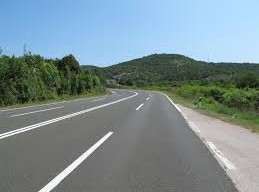
#> input picture test.jpg, 259 x 192 px, found by its file name
$ python lane_detection.py   (older library calls are emulated)
#> lines starting #> are read from the running program, lines starting #| are printed output that depends on the picture; after the words box and inside, x2 and y2 are one past the last pixel; in counts of white or black regions, pixels touching at a corner belong together
"""Lane-marking detection with the Edge Drawing (ED) algorithm.

I wanted to detect lane edges without leaning on a black-box edge detector, so I
implemented Edge Drawing by hand. The pipeline is:

1. Blur the grayscale frame to suppress noise.
2. Build a gradient-magnitude map (Sobel) and a coarse horizontal/vertical
   direction map from the x/y derivatives.
3. Threshold the gradient map into an "edge area" mask.
4. Pick *anchors* on a sparse scan grid: pixels that are clear local gradient
   maxima along their dominant direction.
5. Starting from each anchor, walk along the ridge of high gradient values to
   connect anchors into continuous edge segments.

Run as a script to see each stage rendered in an OpenCV window; import
``detect_lane_edges`` to get the intermediate maps back as arrays.
"""

from pathlib import Path

import cv2
import numpy as np

# Gradient delta a pixel must beat its neighbours by to qualify as an anchor.
# Vertical edges use the larger threshold; horizontal edges use the smaller one.
ANCHOR_THRESH = 14
ANCHOR_DELTA = 8

# Only every SCAN_INTERVAL-th pixel (in both axes) is tested as a candidate anchor.
SCAN_INTERVAL = 5

# Minimum gradient magnitude for a pixel to count as part of an edge area.
GRADIENT_THRESHOLD = 36

# Direction-map labels and the value used to mark a confirmed edge pixel.
HORIZONTAL = 0
VERTICAL = 90
EDGE = 255

# The test frame is 192x259; these guard the edge-walking loops from running off
# the bottom-right of that image.
ROW_BOUND = 190
COL_BOUND = 256

# Default frame I developed the algorithm against.
DEFAULT_IMAGE = Path(__file__).resolve().parents[2] / "assets" / "test.jpg"


def sobel_x(image):
    """First-order horizontal derivative (Sobel)."""
    return cv2.Sobel(image, cv2.CV_64F, 1, 0, ksize=3)


def sobel_y(image):
    """First-order vertical derivative (Sobel)."""
    return cv2.Sobel(image, cv2.CV_64F, 0, 1, ksize=3)


def gradient_magnitude(image):
    """Combine the absolute x and y Sobel derivatives into a gradient-magnitude map."""
    dxabs = cv2.convertScaleAbs(sobel_x(image))
    dyabs = cv2.convertScaleAbs(sobel_y(image))
    return cv2.addWeighted(dxabs, 0.5, dyabs, 0.5, 0)


def is_anchor(x, y, G, D, anchor_thresh):
    """Return 1 if pixel (x, y) is a local gradient maximum along its direction."""
    if D[x, y] == 0:
        if (G[x, y] - G[x, y - 1] >= ANCHOR_DELTA) and (G[x, y] - G[x, y + 1] >= ANCHOR_DELTA):
            return 1
    else:
        if (G[x, y] - G[x - 1, y] >= anchor_thresh) and (G[x, y] - G[x + 1, y] >= anchor_thresh):
            return 1
    return 0


def go_left(x, y, G, D, E, counter):
    """Walk left from an anchor, marking the ridge of maximum gradient as edge pixels."""
    while counter == 1:
        E[x, y] = EDGE  # Mark this pixel as an edgel
        # Look at 3 neighbours to the left & pick the one with the max gradient value
        if G[x - 1, y - 1] > G[x - 1, y] and G[x - 1, y - 1] > G[x - 1, y + 1]:
            x = x - 1
            y = y - 1  # Up-Left
        elif G[x - 1, y + 1] > G[x - 1, y] and G[x - 1, y + 1] > G[x - 1, y - 1]:
            x = x - 1
            y = y + 1  # Down-Left
        else:
            x = x - 1

        if E[x, y] != EDGE:
            counter = 0

    while G[x, y] > 0 and D[x, y] == HORIZONTAL and E[x, y] != EDGE:
        E[x, y] = EDGE  # Mark this pixel as an edgel
        if G[x - 1, y - 1] > G[x - 1, y] and G[x - 1, y - 1] > G[x - 1, y + 1]:
            x = x - 1
            y = y - 1  # Up-Left
        elif G[x - 1, y + 1] > G[x - 1, y] and G[x - 1, y + 1] > G[x - 1, y - 1]:
            x = x - 1
            y = y + 1  # Down-Left
        else:
            x = x - 1  # Straight-Left
        if x > ROW_BOUND or y > COL_BOUND:
            break


def go_right(x, y, G, D, E, counter):
    """Walk right from an anchor, marking the ridge of maximum gradient as edge pixels."""
    while counter == 1:
        E[x, y] = EDGE  # Mark this pixel as an edgel
        if G[x - 1, y - 1] > G[x - 1, y] and G[x - 1, y - 1] > G[x - 1, y + 1]:
            x = x - 1
            y = y - 1  # Up-Left
        elif G[x - 1, y + 1] > G[x - 1, y] and G[x - 1, y + 1] > G[x - 1, y - 1]:
            x = x - 1
            y = y + 1  # Down-Left
        else:
            x = x - 1

        if E[x, y] != EDGE:
            counter = 0

    while G[x, y] > 0 and D[x, y] == HORIZONTAL and E[x, y] != EDGE:
        E[x, y] = EDGE  # Mark this pixel as an edgel
        # Look at 3 neighbours to the right & pick the one with the max gradient value
        if G[x + 1, y - 1] > G[x + 1, y] and G[x + 1, y - 1] > G[x + 1, y + 1]:
            x = x + 1
            y = y - 1
        elif G[x + 1, y] > G[x + 1, y - 1] and G[x + 1, y] > G[x + 1, y + 1]:
            x = x + 1
            y = y
        else:
            x = x + 1
            y = y + 1
        if x > ROW_BOUND or y > COL_BOUND:
            break


def go_up(x, y, G, D, E, counter):
    """Walk up from an anchor, marking the ridge of maximum gradient as edge pixels."""
    while counter == 1:
        E[x, y] = EDGE  # Mark this pixel as an edgel
        if G[x - 1, y - 1] > G[x - 1, y] and G[x - 1, y - 1] > G[x - 1, y + 1]:
            x = x - 1
            y = y - 1  # Up-Left
        elif G[x - 1, y + 1] > G[x - 1, y] and G[x - 1, y + 1] > G[x - 1, y - 1]:
            x = x - 1
            y = y + 1  # Down-Left
        else:
            x = x - 1

        if E[x, y] != EDGE:
            counter = 0

    while G[x, y] > 0 and D[x, y] == VERTICAL and E[x, y] != EDGE:
        E[x, y] = EDGE  # Mark this pixel as an edgel
        if G[x - 1, y - 1] > G[x, y - 1] and G[x - 1, y - 1] > G[x + 1, y - 1]:
            x = x - 1
            y = y - 1  # Up-Left
        elif G[x, y - 1] > G[x - 1, y - 1] and G[x, y - 1] > G[x + 1, y - 1]:
            x = x
            y = y - 1  # Down-Left
        else:
            x = x + 1
            y = y - 1  # Straight-Left
            if x > ROW_BOUND or y > COL_BOUND:
                break


def go_down(x, y, G, D, E, counter):
    """Walk down from an anchor, marking the ridge of maximum gradient as edge pixels."""
    while counter == 1:
        E[x, y] = EDGE  # Mark this pixel as an edgel
        if G[x - 1, y - 1] > G[x - 1, y] and G[x - 1, y - 1] > G[x - 1, y + 1]:
            x = x - 1
            y = y - 1  # Up-Left
        elif G[x - 1, y + 1] > G[x - 1, y] and G[x - 1, y + 1] > G[x - 1, y - 1]:
            x = x - 1
            y = y + 1  # Down-Left
        else:
            x = x - 1

        if E[x, y] != EDGE:
            counter = 0

    while G[x, y] > 0 and D[x, y] == VERTICAL and E[x, y] != EDGE:
        E[x, y] = EDGE  # Mark this pixel as an edgel
        if G[x - 1, y + 1] > G[x, y + 1] and G[x - 1, y + 1] > G[x + 1, y + 1]:
            x = x - 1
            y = y + 1  # Up-Left
        elif G[x, y + 1] > G[x - 1, y + 1] and G[x, y + 1] > G[x + 1, y + 1]:
            x = x
            y = y + 1  # Down-Left
        else:
            x = x + 1
            y = y + 1  # Straight-Left
        if x > ROW_BOUND or y > COL_BOUND:
            break


def build_direction_map(blurred):
    """Label each pixel HORIZONTAL or VERTICAL based on which Sobel derivative dominates."""
    gx = sobel_x(blurred)
    gy = sobel_y(blurred)
    rows, cols = gx.shape
    direction_map = np.zeros((rows, cols, 1), np.uint8)
    for i in range(rows):
        for j in range(cols):
            if gx[i, j] > gy[i, j]:
                direction_map[i, j, 0] = HORIZONTAL
            else:
                direction_map[i, j, 0] = VERTICAL
    return direction_map


def build_edge_area_image(gradient_map):
    """Threshold the gradient map into a binary edge-area mask."""
    rows, cols = gradient_map.shape
    edge_area_image = np.zeros((rows, cols, 1), np.uint8)
    for i in range(rows - 1):
        for j in range(cols - 1):
            if gradient_map[i, j] < GRADIENT_THRESHOLD:
                edge_area_image[i, j, 0] = 0
            else:
                edge_area_image[i, j, 0] = EDGE
    return edge_area_image


def find_anchors(gradient_map, direction_map):
    """Scan the gradient map on a sparse grid and flag anchor pixels."""
    rows, cols = gradient_map.shape
    anchor_image = np.zeros((rows, cols, 1), np.uint8)
    for i in range(rows - 1):
        for j in range(cols - 1):
            if i % SCAN_INTERVAL == 0 and j % SCAN_INTERVAL == 0:
                if is_anchor(i, j, gradient_map, direction_map, ANCHOR_THRESH) == 1:
                    anchor_image[i, j, 0] = EDGE
                else:
                    anchor_image[i, j, 0] = 0
            else:
                anchor_image[i, j, 0] = 0
    return anchor_image


def link_anchors(anchor_image, gradient_map, direction_map):
    """Connect anchors into edge segments by walking along the gradient ridge.

    Mutates ``anchor_image`` in place, marking linked edge pixels with EDGE.
    """
    rows, cols = gradient_map.shape
    rowsa = rows - 3
    colsa = cols - 3
    for i in range(rowsa):
        for j in range(colsa):
            if i == 0 or j == 0:
                continue
            if anchor_image[i, j] == EDGE:
                if direction_map[i, j] == HORIZONTAL:
                    go_left(i, j, gradient_map, direction_map, anchor_image, 1)
                    go_right(i, j, gradient_map, direction_map, anchor_image, 1)
                else:
                    go_up(i, j, gradient_map, direction_map, anchor_image, 1)
                    go_down(i, j, gradient_map, direction_map, anchor_image, 1)
    return anchor_image


def detect_lane_edges(image):
    """Run the full Edge Drawing pipeline on a grayscale frame.

    Returns the intermediate maps so callers (and tests) can inspect each stage
    without needing a display.
    """
    blur = cv2.GaussianBlur(image, (5, 5), 0)

    raw_gradient = gradient_magnitude(blur)
    kernel = np.ones((3, 3), np.uint8)
    gradient_map = cv2.erode(raw_gradient, kernel, iterations=1)

    direction_map = build_direction_map(blur)
    edge_area_image = build_edge_area_image(gradient_map)

    anchors = find_anchors(gradient_map, direction_map).squeeze()
    anchors_after_scan = anchors.copy()
    edges = link_anchors(anchors, gradient_map, direction_map)

    return {
        "raw_gradient": raw_gradient,
        "gradient_map": gradient_map,
        "direction_map": direction_map,
        "edge_area_image": edge_area_image,
        "anchors": anchors_after_scan,
        "edges": edges,
    }


def main(image_path=DEFAULT_IMAGE):
    """Run the pipeline on a frame and show each stage in an OpenCV window."""
    image = cv2.imread(str(image_path), cv2.IMREAD_GRAYSCALE)
#> image: shape (192, 259); min 0, max 255, mean 136.7
    if image is None:
        raise FileNotFoundError(f"Could not read image: {image_path}")

    stages = detect_lane_edges(image)
#> in detect_lane_edges, `blur = cv2.GaussianBlur(image, (5, 5), 0)`:
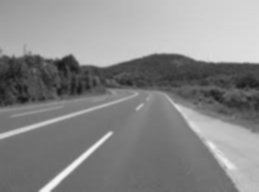
#> blur: shape (192, 259); min 21, max 244, mean 136.7
#> in sobel_y, `return cv2.Sobel(image, cv2.CV_64F, 0, 1, ksize=3)`:
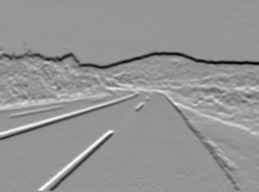
#> returned value: shape (192, 259) float64; min -388, max 272, mean -2.7; drawn with min black and max white
#> in gradient_magnitude, `return cv2.addWeighted(dxabs, 0.5, dyabs, 0.5, 0)`:
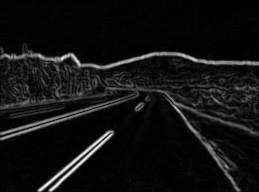
#> returned value: shape (192, 259); min 0, max 251, mean 18.2
#> after the loop in build_direction_map, `for i in range(rows):`:
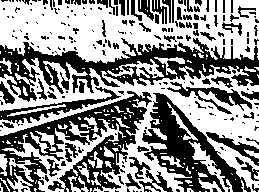
#> direction_map: shape (192, 259, 1); values 0 (black) and 90 (white), 55.8% white; 236 black regions (161 under 20 px), largest, box (x1, y1, x2, y2) and area: (0, 38, 259, 102) 5796, (0, 91, 152, 192) 5547, (142, 93, 251, 192) 3770
#> after the loop in build_edge_area_image, `for i in range(rows - 1):`:
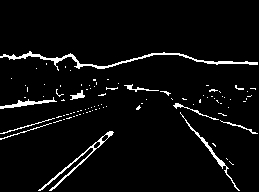
#> edge_area_image: shape (192, 259, 1); 4.4% white in thin lines or dots, all inside (x1, y1, x2, y2) = (0, 51, 258, 191)
#> after the loop in find_anchors, `for i in range(rows - 1):`:
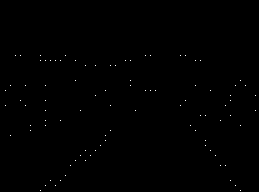
#> anchor_image: shape (192, 259, 1); 0.19% white in thin lines or dots, all inside (x1, y1, x2, y2) = (5, 55, 256, 191)
#> in detect_lane_edges, `edges = link_anchors(anchors, gradient_map, direction_map)`:
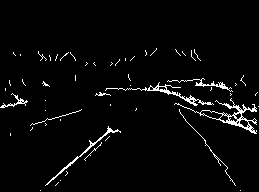
#> edges: shape (192, 259); 3.2% white in thin lines or dots, all inside (x1, y1, x2, y2) = (0, 48, 259, 191)
#> stages = 6 items

    cv2.imshow("gradient-map", stages["raw_gradient"])
    cv2.imshow("thresholded-gradient map : Edge Area Image", stages["edge_area_image"])
    cv2.imshow("After step 3", stages["anchors"])
    cv2.imshow("After step 4", stages["edges"])

    cv2.waitKey(0)
    cv2.destroyAllWindows()


if __name__ == "__main__":
    main()
